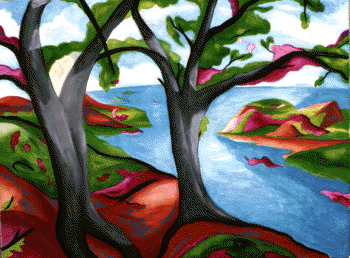
%> input picture Faculdade/PG/imagens/trees.png, 350 x 258 px
$ octave aritimetica.m   (GNU Octave 9; MATLAB toolbox functions it lacks are replaced by stand-ins)
%> lines starting %> are read from the running program, lines starting %| are printed output that depends on the picture; in (x1, y1, x2, y2) boxes, pixels count from 0 and x2, y2 are one past the last pixel; in counts of white or black regions, pixels touching at a corner belong together; the program's own positions count from 1
clear all, close all, clc
rect=[ 5,5,100,100];
A=imread('trees.png');
%> A: size 258x350 uint8; min 0, max 127, mean 49
A=mat2gray(A);
%> A: size 258x350 double
Y1=imcrop(A,rect);
BW1=im2bw(Y1,0.5);
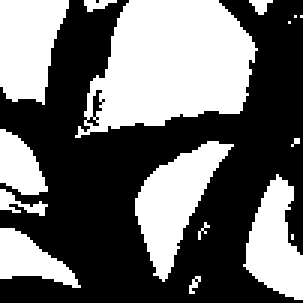
%> BW1: size 101x101 logical (shown 3 times larger); 42.2% white; 16 white regions (7 under 20 px), largest, box (x1, y1, x2, y2) and area: (25, 0, 86, 46) 1874, (45, 47, 78, 94) 678, (0, 0, 23, 35) 602
figure, imshow(A);
figure, imshow(BW1);

B=imread('kids.png');
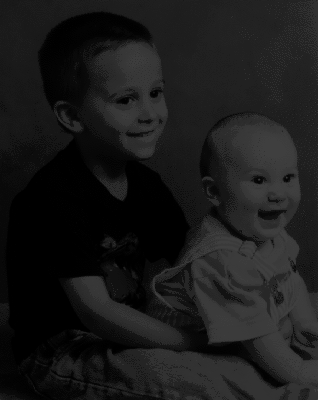
%> input picture Faculdade/PG/imagens/kids.png, 318 x 400 px
%> B is the input picture: size 400x318 uint8; min 0, max 63, mean 26.1
B=mat2gray(B);
%> B: size 400x318 double
Y2=imcrop(B,rect);
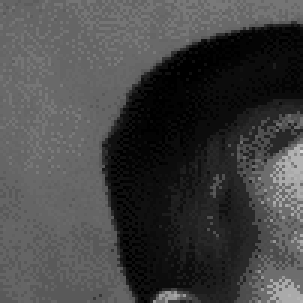
%> Y2: size 101x101 double (shown 3 times larger); min 0, max 0.825, mean 0.268
BW2=im2bw(Y2,0.3);
%> BW2: size 101x101 logical; 57.8% white; 25 black regions (24 under 20 px), largest, box (x1, y1, x2, y2) and area: (34, 7, 101, 101) 4268
figure, imshow(B)
figure, imshow(BW2)

C=imread('forest.png');
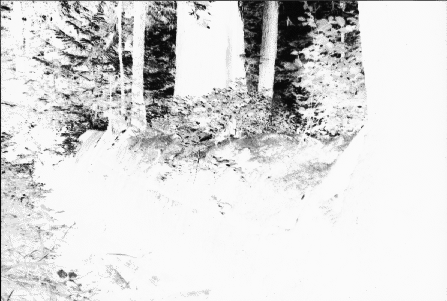
%> input picture Faculdade/PG/imagens/forest.png, 447 x 301 px
%> C is the input picture: size 301x447 uint8; min 6, max 251, mean 217.9
C=mat2gray(C);
%> C: size 301x447 double
Y3=imcrop(C,rect);
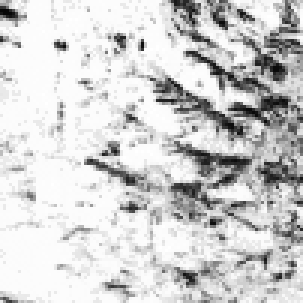
%> Y3: size 101x101 double (shown 3 times larger); min 0.0245, max 1, mean 0.818
BW3=im2bw(Y3,0.5);
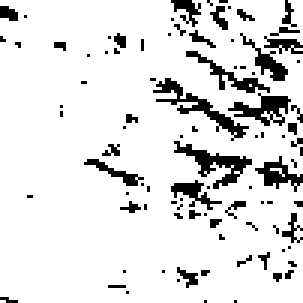
%> BW3: size 101x101 logical (shown 3 times larger); 87.9% white; black in thin lines or dots
figure, imshow(C)
figure, imshow(BW3)

 figure, subplot(2,3,1), imshow(BW1), title('BW1')
 subplot(2,3,2), imshow(BW2), title('BW2')
 subplot(2,3,3), imshow(BW3), title('BW3')
 subplot(2,3,4), imshow(BW1+BW2), title('BW1+BW2')
 subplot(2,3,5), imshow(BW1+BW3), title('BW1+BW3')
 subplot(2,3,6), imshow(BW2+BW3), title('BW2+BW3')
%
 figure, subplot(3,3,1), imshow(BW1), title('BW1')
 subplot(3,3,2), imshow(BW2), title('BW2')
 subplot(3,3,3), imshow(BW3), title('BW3')
 subplot(3,3,4), imshow(BW1-BW2), title('BW1-BW2')
 subplot(3,3,5), imshow(BW2-BW1), title('BW2-BW1')
 subplot(3,3,6), imshow(BW3-BW1), title('BW3-BW1')
 subplot(3,3,7), imshow(BW1-BW3), title('BW1-BW3')
 subplot(3,3,8), imshow(BW2-BW3), title('BW2-BW3')
 subplot(3,3,9), imshow(BW3-BW2), title('BW3-BW2')

figure, subplot(2,3,1), imshow(Y1), title('Y1')
subplot(2,3,2), imshow(Y2), title('Y2')
subplot(2,3,3), imshow(Y3), title('Y3')
subplot(2,3,4), imshow(Y1.*Y2), title('Y1*Y2')
subplot(2,3,5), imshow(Y1.*Y3), title('Y1*Y3')
subplot(2,3,6), imshow(Y2.*Y3), title('Y2*Y3')

figure, subplot(3,3,1), imshow(Y1), title('Y1')
subplot(3,3,2), imshow(Y2), title('Y2')
subplot(3,3,3), imshow(Y3), title('Y3')
subplot(3,3,4), imshow(Y1./Y2), title('Y1/Y2')
subplot(3,3,5), imshow(Y2./Y1), title('Y2/Y1')
subplot(3,3,6), imshow(Y3./Y1), title('Y3/Y1')
subplot(3,3,7), imshow(Y1./Y3), title('Y1/Y3')
subplot(3,3,8), imshow(Y2./Y3), title('Y2/Y3')
subplot(3,3,9), imshow(Y3./Y2), title('Y3/Y2')

figure, subplot(2,3,1), imshow(BW1), title('BW1')
subplot(2,3,2), imshow(BW2), title('BW2')
subplot(2,3,3), imshow(BW3), title('BW3')
subplot(2,3,4), imshow(BW1&BW2), title('BW1 and BW2')
subplot(2,3,5), imshow(BW1&BW3), title('BW1 and BW3')
subplot(2,3,6), imshow(BW2&BW3), title('BW2 and BW3')


figure, subplot(2,3,1), imshow(BW1), title('BW1')
subplot(2,3,2), imshow(BW2), title('BW2')
subplot(2,3,3), imshow(BW3), title('BW3')
subplot(2,3,4), imshow((xor(BW1,BW2))), title('BW1 xor BW2')
subplot(2,3,5), imshow((xor(BW1,BW3))), title('BW1 xor BW3')
subplot(2,3,6), imshow((xor(BW2,BW3))), title('BW2 xor BW3')
%> after `imshow((xor(BW2,BW3)))`:
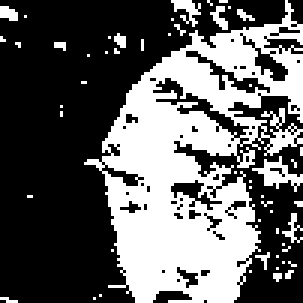
%> displayed picture: size 101x101 logical (shown 3 times larger); 38.3% white; 53 white regions (47 under 20 px), largest, box (x1, y1, x2, y2) and area: (28, 0, 101, 101) 3568, (84, 52, 101, 64) 79, (57, 0, 67, 9) 42, (94, 71, 101, 81) 25, (70, 2, 76, 10) 24, (0, 2, 6, 7) 23

figure, subplot(2,3,1), imshow(BW1), title('BW1')
subplot(2,3,2), imshow(BW2), title('BW2')
subplot(2,3,3), imshow(BW3), title('BW3')
subplot(2,3,4), imshow(BW1|BW2), title('BW1 ou BW2')
subplot(2,3,5), imshow(BW1|BW3), title('BW1 ou BW3')
subplot(2,3,6), imshow(BW2|BW3), title('BW2 ou BW3')
